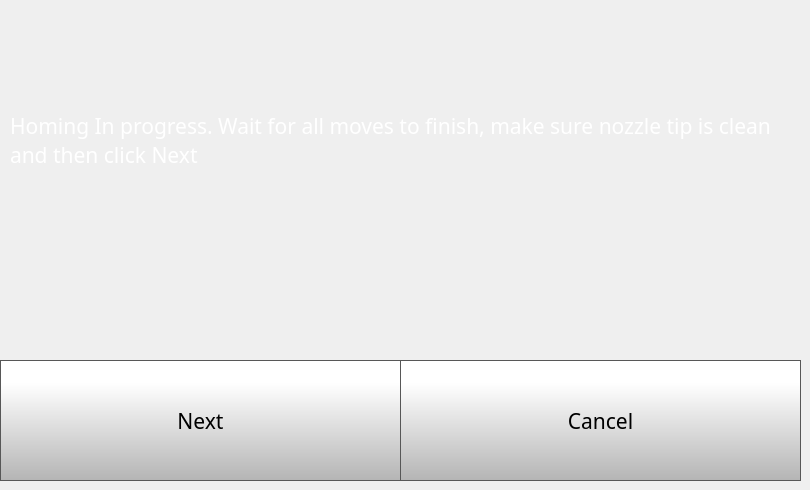
    <widget class="QWidget" name="quickStep1Page">
     <widget class="QPushButton" name="quickStep1CancelButton">
      <property name="geometry">
       <rect>
        <x>400</x>
        <y>360</y>
        <width>401</width>
        <height>121</height>
       </rect>
      </property>
      <property name="font">
       <font>
        <family>Gotham</family>
        <pointsize>16</pointsize>
       </font>
      </property>
      <property name="styleSheet">
       <string notr="true">QPushButton {
     border: 1px solid rgb(87, 87, 87);
	background-color: qlineargradient(spread:pad, x1:0, y1:1, x2:0, y2:0.188, stop:0 rgba(180, 180, 180, 255), stop:1 rgba(255, 255, 255, 255));


}

QPushButton:pressed {
    background-color: qlineargradient(x1: 0, y1: 0, x2: 0, y2: 1,
                                      stop: 0 #dadbde, stop: 1 #f6f7fa);
}

QPushButton:flat {
    border: none; /* no border for a flat push button */
}

QPushButton:default {
    border-color: navy; /* make the default button prominent */
}

QPushButton:focus {
	outline: none;
}</string>
      </property>
      <property name="text">
       <string>Cancel</string>
      </property>
      <property name="iconSize">
       <size>
        <width>40</width>
        <height>40</height>
       </size>
      </property>
     </widget>
     <widget class="QPushButton" name="quickStep1NextButton">
      <property name="geometry">
       <rect>
        <x>0</x>
        <y>360</y>
        <width>401</width>
        <height>121</height>
       </rect>
      </property>
      <property name="font">
       <font>
        <family>Gotham</family>
        <pointsize>16</pointsize>
       </font>
      </property>
      <property name="styleSheet">
       <string notr="true">QPushButton {
     border: 1px solid rgb(87, 87, 87);
	background-color: qlineargradient(spread:pad, x1:0, y1:1, x2:0, y2:0.188, stop:0 rgba(180, 180, 180, 255), stop:1 rgba(255, 255, 255, 255));


}

QPushButton:pressed {
    background-color: qlineargradient(x1: 0, y1: 0, x2: 0, y2: 1,
                                      stop: 0 #dadbde, stop: 1 #f6f7fa);
}

QPushButton:flat {
    border: none; /* no border for a flat push button */
}

QPushButton:default {
    border-color: navy; /* make the default button prominent */
}

QPushButton:focus {
	outline: none;
}</string>
      </property>
      <property name="text">
       <string>Next</string>
      </property>
      <property name="iconSize">
       <size>
        <width>40</width>
        <height>40</height>
       </size>
      </property>
     </widget>
     <widget class="QLabel" name="calibrateLabel_6">
      <property name="geometry">
       <rect>
        <x>10</x>
        <y>10</y>
        <width>781</width>
        <height>261</height>
       </rect>
      </property>
      <property name="font">
       <font>
        <family>Gotham</family>
        <pointsize>16</pointsize>
        <weight>50</weight>
        <bold>false</bold>
       </font>
      </property>
      <property name="styleSheet">
       <string notr="true">color: rgb(255, 255, 255);</string>
      </property>
      <property name="text">
       <string>Homing In progress. Wait for all moves to finish, make sure nozzle tip is clean and then click Next</string>
      </property>
      <property name="wordWrap">
       <bool>true</bool>
      </property>
     </widget>
    </widget>
